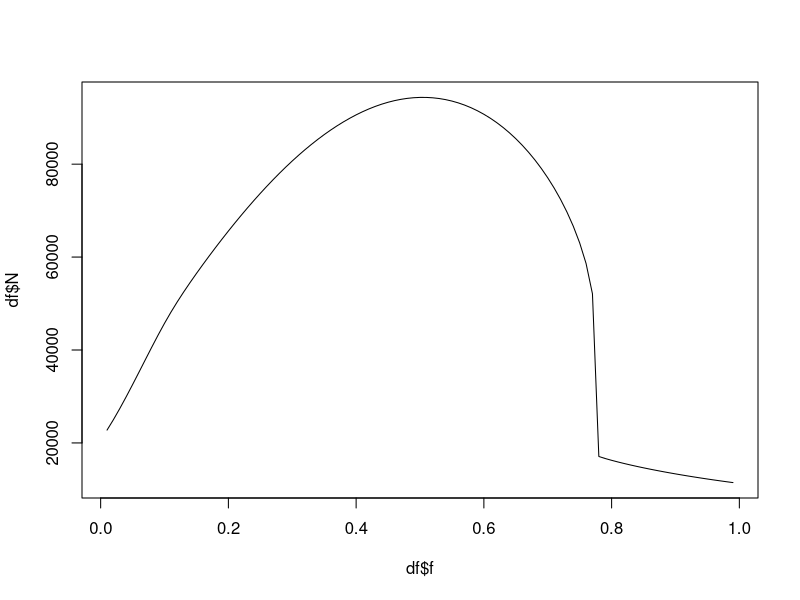

R code for this plot:
## ---- chunk 1
knitr::opts_chunk$set(echo = TRUE)
## ---- chunk 2
# Load deSolve package
library(deSolve)

# Function with the models differential equations
wildlife_urbanization_model <- function(t, state, paramters) {
  with(as.list(c(state, paramters)),{
    
    dSp <- (b0 - (b1 * (Sp + Ip)) / (1-f)) * (Sp + Ip) - m * Sp -  # demography
      beta_p * Sp * Ip + gamma * Ip -  # infection
      sigma * f * Sp + sigma * (1 - c_sigma) * (1 - f) * St  # movement
    
    
    
    dIp <-  beta_p * Sp * Ip - gamma * Ip -  # infection
      (m + mu) * Ip -  # demography
      sigma * f * Ip + sigma * f * Ip + sigma * (1 - c_sigma) * (1 - f) * It  # movement
    
    
    dSt <- (b0 - (b1 * (St + It) / f)) * (St + It) - (m / (1 - c_m)) * St -  # demography
      beta_t * St * It + gamma * It +  # infection
      sigma * f * Sp - sigma * (1 - c_sigma) * (1 - f) * St  # movement
    
    
    dIt <- beta_t * St * It - gamma * It -  # infection
      ((m + mu) / (1 - alpha * c_m)) * It +  # demography
      sigma * f * Ip - sigma * (1 - c_sigma) * (1 - f) * It  # movement
      
    
      
    list(c(dSp, dIp, dSt, dIt))
  }) 
}

population <- 50000
infected <- 100
df <- data.frame()

for (f in seq(0.01, 0.99, 0.01)){
  # demography
  m <- 0.1
  b0 <- 0.4
  b1 <- (b0 - m) / population
  c_m <- 0.2
  
  # infection
  beta_p <- 0.006
  beta_t <- 0.006
  gamma <- 36.5
  mu <- 0.25
  alpha <- 2
  
  # movement
  sigma <- -log(0.1)
  c_sigma <- 0.2
  
  parameters <- c(m, b0, b1, c_m, beta_p, beta_t, gamma, mu, alpha, f, sigma, c_sigma)
  
  # Initial values
  state<- c(Sp = (population - infected) * (1 - f),
            Ip = infected * (1 - f),
            St = (population - infected) * f,
            It=  infected * f)
  
  # Time frame of 50 years
  times <- seq(0, 50, 0.05)
  
  out <- tail(ode(y = state, times = times, func = wildlife_urbanization_model, parms = parameters), 1)
  df <- rbind(df, c(f, out[2:5], sum(out[2:5])))
}

colnames(df) <- c('f', 'Sp', 'Ip', 'St', 'It', 'N')
plot(df$N ~ df$f, type = 'l')
# plot(out)
